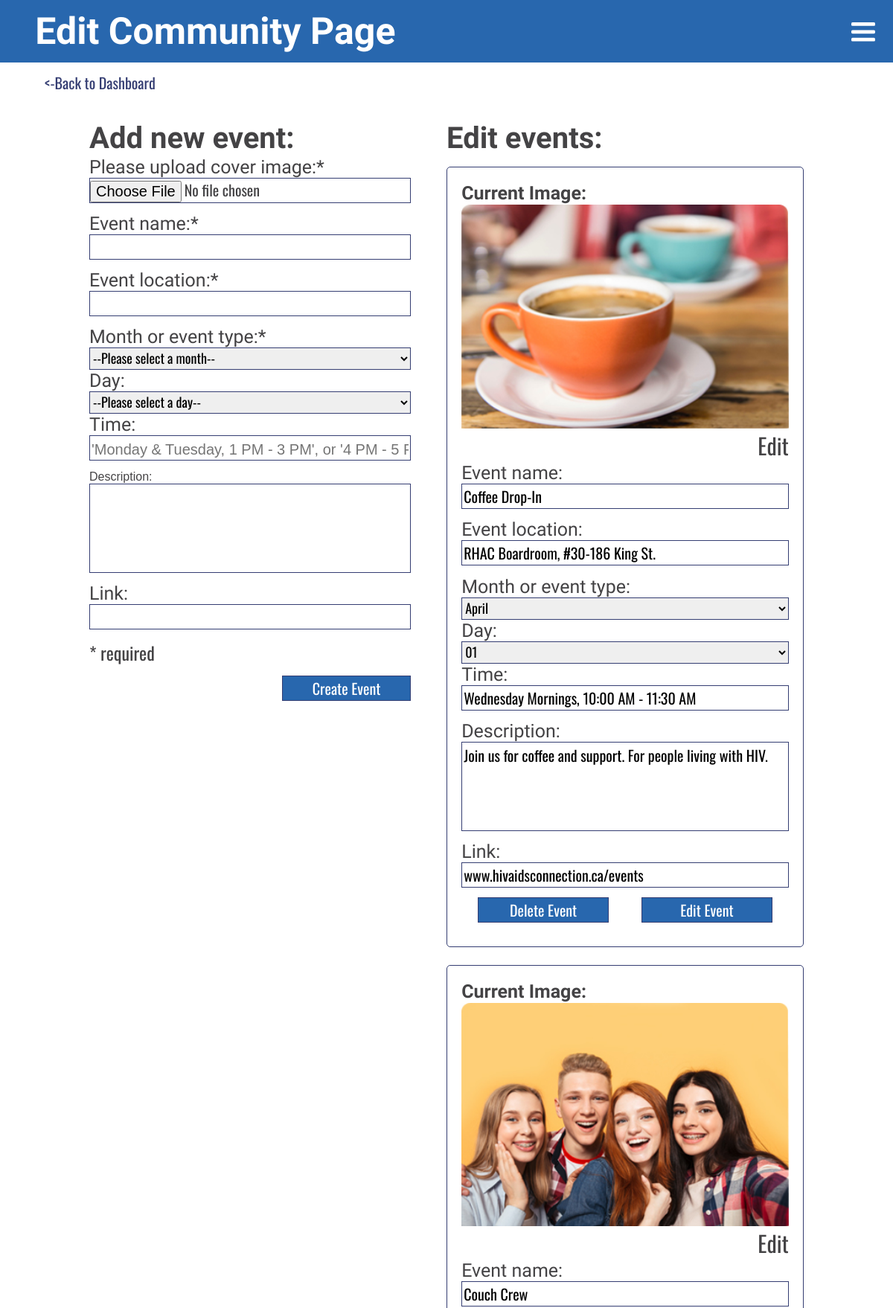
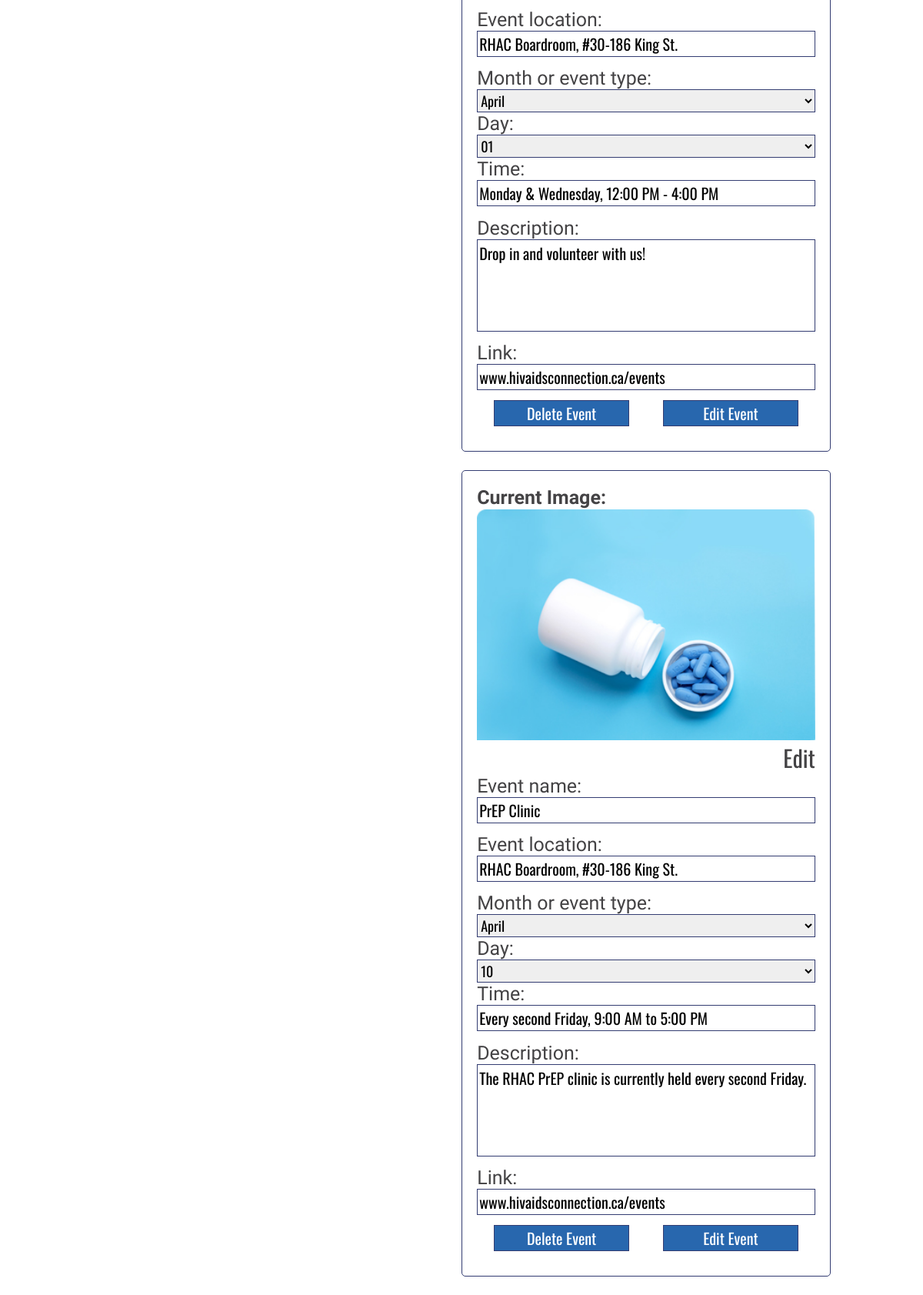
Screenshot of /includes/admin/admin_kin_community.php (signed in) with the database file from the repository (2 pictures, top to bottom).
### tables this page shows
CREATE TABLE `tbl_event` (
  `id` int(11) NOT NULL,
  `img` varchar(60) NOT NULL,
  `month` varchar(10) NOT NULL,
  `day` varchar(2) NOT NULL,
  `heading` varchar(20) NOT NULL,
  `time` varchar(50) NOT NULL,
  `des` varchar(100) NOT NULL,
  `location` varchar(40) NOT NULL,
  `link` varchar(200) NOT NULL
);

### includes/admin/scripts/cms.php (called while the page is built, shortened)
<?php
function getAll($tbl) {
    $pdo = Database::getInstance()->getConnection();
    $query= 'SELECT * FROM ' .$tbl;
    $result = $pdo->query($query);
    if($result){
        return $result;
    }else{
        return '<p>There was a problem accessing the info</p>';
    }
}

### includes/admin/admin_kin_community.php (the view, shortened to what this page needs)
<?php
    $tbl = 'tbl_event';
    $getEvent = getAll($tbl);
?>
<!DOCTYPE html>
<html lang="en">
<head>
    <?php include '../template/head.php'; ?>
</head>
<body>
    <div class="userCMS">
        <header>
            <h1>Edit Community Page</h1>
        <?php include '../template/header.php'; ?>
        <p class="bk"><a href="index.php"><-Back to Dashboard</a></p>
        <section id="event">
            <form action="admin_kin_home.php" method="post" class="eventForm">
                <h2>Add new event:</h2>
                <label for="img">Please upload cover image:*</label>
                <input type="file" name="img" value="" reuqired>
                <label for="name">Event name:*</label>
                <input type="text" name="name" value="" required>
                <label for="location">Event location:*</label>
                <input type="text" name="location" value="" required>
                <label for="month">Month or event type:*</label>
                <select name="month" id="month" required>
                    <option value="">--Please select a month--</option>
                </select>
                <label for="day">Day:</label>
                <select name="day">
                    <option value="">--Please select a day--</option>
                </select>
                <label for="time">Time:</label>
                <input type="text" name="time" value="" placeholder="'Monday & Tuesday, 1 PM - 3 PM', or '4 PM - 5 PM' required>
                <label for="des">Description:</label>
                <textarea name="des"></textarea>
                <label for="link">Link:</label>
                <input type="url" name="link" value="">
                <p>* required</p>
                <input type="submit" name="submit-event-new" value="Create Event">
            </form>
            <div id="eventList">
                <h2>Edit events:</h2>
                <?php while($row = $getEvent->fetch(PDO::FETCH_ASSOC)):?>
                <form action="admin_kin_home.php" method="post" class="eventForm">
                    <h3>Current Image:</h3>
                    <img src="../../images/<?php echo $row['img'];?>" alt="event image <?php echo $row['img'];?>">
                    <a href="admin_kin_image.php?img_id=<?php echo $row['id'];?>&tbl=tbl_event&page=admin_kin_community.php">Edit</a>
                    <label for="name">Event name:</label>
                    <input type="text" name="name" value="<?php echo $row['heading'];?>">
                    <label for="address">Event location:</label>
                    <input type="text" name="address" value="<?php echo $row['location'];?>">
                    <label for="month">Month or event type:</label>
                    <select name="month" id="month">
                        <option value="<?php echo $row['month'];?>"><?php echo $row['month'];?></option>
                    </select>
                    <label for="day">Day:</label>
                    <select name="day">
                        <option value="<?php echo $row['day'];?>"><?php echo $row['day'];?></option>
                    </select>
                    <label for="time">Time:</label>
                    <input type="text" name="time" value="<?php echo $row['time'];?>">
                    <label for="des">Description:</label>
                    <textarea name="des"><?php echo $row['des'];?></textarea>
                    <label for="link">Link:</label>
                    <input type="url" name="link" value="<?php echo $row['link'];?>">
                    <div class="DandE">
                    <input type="submit" name="delete-event" value="Delete Event">
                        <input type="submit" name="submit-event" value="Edit Event">
                    </div>
                </form>
                <?php endwhile;?>
            </div>
        </section>
    </div>
</body>
</html>

### rows the page displays
tbl_event: img (picture), name "Coffee Drop-In", address "RHAC Boardroom, #30-186 King St.", month "April", day "01", time "Wednesday Mornings, 10:00 AM - 11:30 AM", des "Join us for coffee and support. For people living with HIV.", link "www.hivaidsconnection.ca/events"
tbl_event: img (picture), name "Couch Crew", address "RHAC Boardroom, #30-186 King St.", month "April", day "01", time "Monday & Wednesday, 12:00 PM - 4:00 PM", des "Drop in and volunteer with us!", link "www.hivaidsconnection.ca/events"
tbl_event: img (picture), name "PrEP Clinic", address "RHAC Boardroom, #30-186 King St.", month "April", day "10", time "Every second Friday, 9:00 AM to 5:00 PM", des "The RHAC PrEP clinic is currently held every second Friday.", link "www.hivaidsconnection.ca/events"
